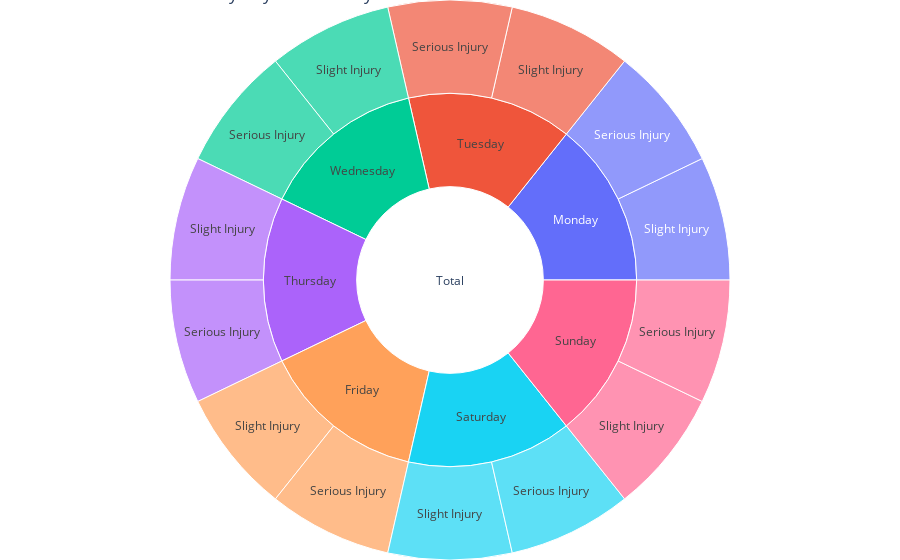

Notebook cell for this chart:
### Code cell
fig = go.Figure(go.Sunburst(
    labels=data['labels'],
    parents=data['parents'],
    ids=data['ids'],
    branchvalues="total"
))

fig.update_layout(margin=dict(t=0, l=0, r=0, b=0))
fig.update_layout(title='Accidents Distribution by Day and Severity')

# Show the plot
fig.show()

### Figure 1 — Plotly figure (JSON) as saved in the notebook; plotly's stock layout.template omitted (floating-point values rounded to 4 significant figures)
{"data": [{"branchvalues": "total", "ids": ["Total", "Monday", "Tuesday", "Wednesday", "Thursday", "Friday", "Saturday", "Sunday", "Monday_Slight Injury", "Monday_Serious Injury", "Tuesday_Slight Injury", "Tuesday_Serious Injury", "Wednesday_Slight Injury", "Wednesday_Serious Injury", "Thursday_Slight Injury", "Thursday_Serious Injury", "Friday_Slight Injury", "Friday_Serious Injury", "Saturday_Slight Injury", "Saturday_Serious Injury", "Sunday_Slight Injury", "Sunday_Serious Injury"], "labels": ["Total", "Monday", "Tuesday", "Wednesday", "Thursday", "Friday", "Saturday", "Sunday", "Slight Injury", "Serious Injury", "Slight Injury", "Serious Injury", "Slight Injury", "Serious Injury", "Slight Injury", "Serious Injury", "Slight Injury", "Serious Injury", "Slight Injury", "Serious Injury", "Slight Injury", "Serious Injury"], "parents": ["", "Total", "Total", "Total", "Total", "Total", "Total", "Total", "Monday", "Monday", "Tuesday", "Tuesday", "Wednesday", "Wednesday", "Thursday", "Thursday", "Friday", "Friday", "Saturday", "Saturday", "Sunday", "Sunday"], "type": "sunburst"}], "layout": {"autosize": true, "margin": {"b": 0, "l": 0, "r": 0, "t": 0}, "title": {"text": "Accidents Distribution by Day and Severity"}}}
